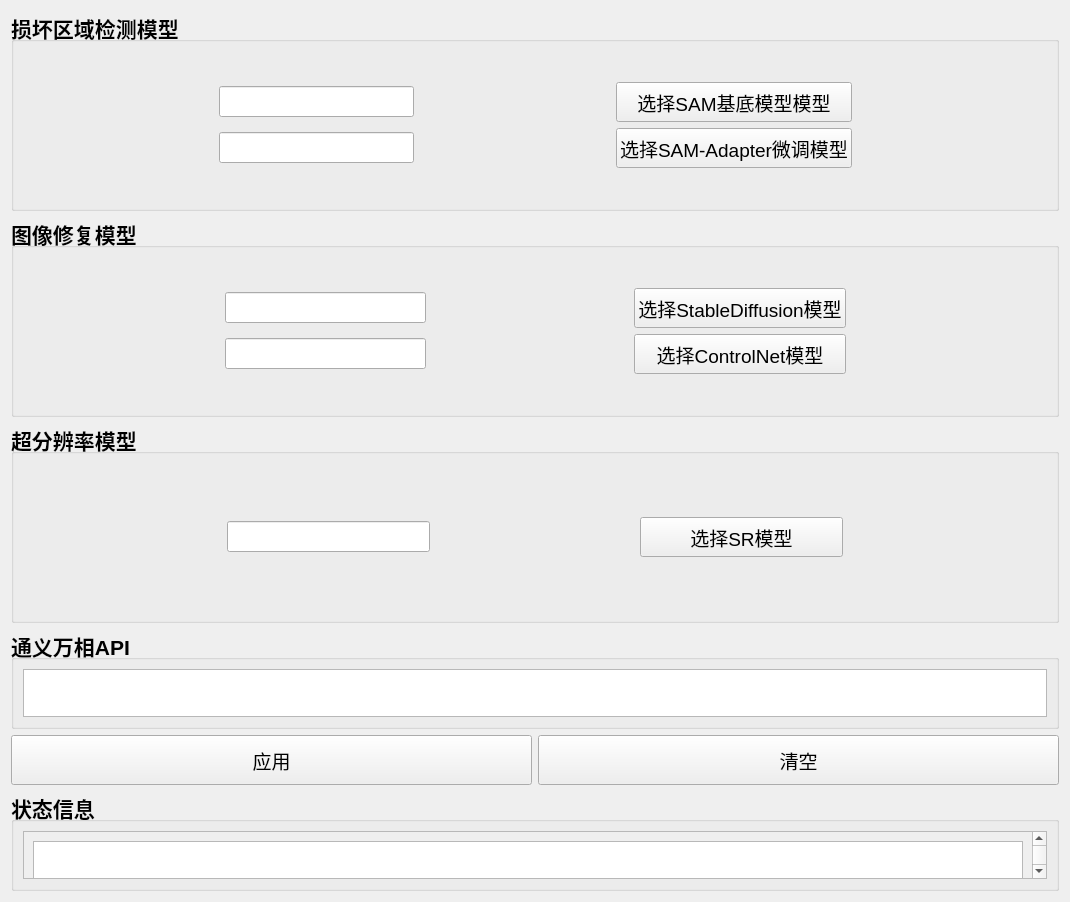
          <widget class="QWidget" name="scrollAreaWidgetContents_2">
           <property name="geometry">
            <rect>
             <x>0</x>
             <y>0</y>
             <width>1070</width>
             <height>902</height>
            </rect>
           </property>
           <layout class="QGridLayout" name="gridLayout_2">
            <item row="0" column="0">
             <layout class="QVBoxLayout" name="verticalLayout_2">
              <item alignment="Qt::AlignmentFlag::AlignVCenter">
               <widget class="QGroupBox" name="groupBox_Seg">
                <property name="minimumSize">
                 <size>
                  <width>0</width>
                  <height>200</height>
                 </size>
                </property>
                <property name="font">
                 <font>
                  <pointsize>16</pointsize>
                  <bold>true</bold>
                 </font>
                </property>
                <property name="title">
                 <string>损坏区域检测模型</string>
                </property>
                <layout class="QVBoxLayout" name="verticalLayout">
                 <item>
                  <layout class="QGridLayout" name="gridLayout_4">
                   <item row="0" column="0">
                    <spacer name="horizontalSpacer_2">
                     <property name="orientation">
                      <enum>Qt::Orientation::Horizontal</enum>
                     </property>
                     <property name="sizeHint" stdset="0">
                      <size>
                       <width>40</width>
                       <height>20</height>
                      </size>
                     </property>
                    </spacer>
                   </item>
                   <item row="0" column="2">
                    <spacer name="horizontalSpacer">
                     <property name="orientation">
                      <enum>Qt::Orientation::Horizontal</enum>
                     </property>
                     <property name="sizeHint" stdset="0">
                      <size>
                       <width>40</width>
                       <height>20</height>
                      </size>
                     </property>
                    </spacer>
                   </item>
                   <item row="0" column="3">
                    <widget class="QPushButton" name="pushButton_SAM_base_model_chose">
                     <property name="sizePolicy">
                      <sizepolicy hsizetype="MinimumExpanding" vsizetype="Fixed">
                       <horstretch>0</horstretch>
                       <verstretch>0</verstretch>
                      </sizepolicy>
                     </property>
                     <property name="minimumSize">
                      <size>
                       <width>60</width>
                       <height>40</height>
                      </size>
                     </property>
                     <property name="font">
                      <font>
                       <pointsize>14</pointsize>
                       <bold>false</bold>
                      </font>
                     </property>
                     <property name="text">
                      <string>选择SAM基底模型模型</string>
                     </property>
                    </widget>
                   </item>
                   <item row="1" column="1">
                    <widget class="QLineEdit" name="lineEdit_SAM_finetune_model_path">
                     <property name="sizePolicy">
                      <sizepolicy hsizetype="MinimumExpanding" vsizetype="Fixed">
                       <horstretch>0</horstretch>
                       <verstretch>0</verstretch>
                      </sizepolicy>
                     </property>
                     <property name="minimumSize">
                      <size>
                       <width>0</width>
                       <height>30</height>
                      </size>
                     </property>
                     <property name="font">
                      <font>
                       <pointsize>14</pointsize>
                       <bold>false</bold>
                      </font>
                     </property>
                     <property name="readOnly">
                      <bool>true</bool>
                     </property>
                    </widget>
                   </item>
                   <item row="1" column="3">
                    <widget class="QPushButton" name="pushButton_SAM_finetune_model_chose">
                     <property name="sizePolicy">
                      <sizepolicy hsizetype="MinimumExpanding" vsizetype="Fixed">
                       <horstretch>0</horstretch>
                       <verstretch>0</verstretch>
                      </sizepolicy>
                     </property>
                     <property name="minimumSize">
                      <size>
                       <width>60</width>
                       <height>40</height>
                      </size>
                     </property>
                     <property name="font">
                      <font>
                       <pointsize>14</pointsize>
                       <bold>false</bold>
                      </font>
                     </property>
                     <property name="text">
                      <string>选择SAM-Adapter微调模型</string>
                     </property>
                    </widget>
                   </item>
                   <item row="0" column="1">
                    <widget class="QLineEdit" name="lineEdit_SAM_base_model_path">
                     <property name="sizePolicy">
                      <sizepolicy hsizetype="MinimumExpanding" vsizetype="Fixed">
                       <horstretch>0</horstretch>
                       <verstretch>0</verstretch>
                      </sizepolicy>
                     </property>
                     <property name="minimumSize">
                      <size>
                       <width>0</width>
                       <height>30</height>
                      </size>
                     </property>
                     <property name="font">
                      <font>
                       <pointsize>14</pointsize>
                       <bold>false</bold>
                      </font>
                     </property>
                     <property name="readOnly">
                      <bool>true</bool>
                     </property>
                    </widget>
                   </item>
                   <item row="0" column="4">
                    <spacer name="horizontalSpacer_3">
                     <property name="orientation">
                      <enum>Qt::Orientation::Horizontal</enum>
                     </property>
                     <property name="sizeHint" stdset="0">
                      <size>
                       <width>40</width>
                       <height>20</height>
                      </size>
                     </property>
                    </spacer>
                   </item>
                  </layout>
                 </item>
                </layout>
               </widget>
              </item>
              <item>
               <widget class="QGroupBox" name="groupBox_2">
                <property name="minimumSize">
                 <size>
                  <width>0</width>
                  <height>200</height>
                 </size>
                </property>
                <property name="font">
                 <font>
                  <pointsize>16</pointsize>
                  <bold>true</bold>
                 </font>
                </property>
                <property name="title">
                 <string>图像修复模型</string>
                </property>
                <layout class="QVBoxLayout" name="verticalLayout_17">
                 <item>
                  <layout class="QGridLayout" name="gridLayout_6">
                   <item row="0" column="3">
                    <widget class="QPushButton" name="pushButton_sd_model_chose">
                     <property name="sizePolicy">
                      <sizepolicy hsizetype="MinimumExpanding" vsizetype="Fixed">
                       <horstretch>0</horstretch>
                       <verstretch>0</verstretch>
                      </sizepolicy>
                     </property>
                     <property name="minimumSize">
                      <size>
                       <width>60</width>
                       <height>40</height>
                      </size>
                     </property>
                     <property name="font">
                      <font>
                       <pointsize>14</pointsize>
                       <bold>false</bold>
                      </font>
                     </property>
                     <property name="text">
                      <string>选择StableDiffusion模型</string>
                     </property>
                    </widget>
                   </item>
                   <item row="0" column="0">
                    <spacer name="horizontalSpacer_4">
                     <property name="orientation">
                      <enum>Qt::Orientation::Horizontal</enum>
                     </property>
                     <property name="sizeHint" stdset="0">
                      <size>
                       <width>40</width>
                       <height>20</height>
                      </size>
                     </property>
                    </spacer>
                   </item>
                   <item row="1" column="1">
                    <widget class="QLineEdit" name="lineEdit_controlnet_model_path">
                     <property name="sizePolicy">
                      <sizepolicy hsizetype="MinimumExpanding" vsizetype="Fixed">
                       <horstretch>0</horstretch>
                       <verstretch>0</verstretch>
                      </sizepolicy>
                     </property>
                     <property name="minimumSize">
                      <size>
                       <width>0</width>
                       <height>30</height>
                      </size>
                     </property>
                     <property name="font">
                      <font>
                       <pointsize>14</pointsize>
                       <bold>false</bold>
                      </font>
                     </property>
                     <property name="readOnly">
                      <bool>true</bool>
                     </property>
                    </widget>
                   </item>
                   <item row="0" column="2">
                    <spacer name="horizontalSpacer_5">
                     <property name="orientation">
                      <enum>Qt::Orientation::Horizontal</enum>
                     </property>
                     <property name="sizeHint" stdset="0">
                      <size>
                       <width>40</width>
                       <height>20</height>
                      </size>
                     </property>
                    </spacer>
                   </item>
                   <item row="1" column="3">
                    <widget class="QPushButton" name="pushButton_controlnet_model_chose">
                     <property name="sizePolicy">
                      <sizepolicy hsizetype="MinimumExpanding" vsizetype="Fixed">
                       <horstretch>0</horstretch>
                       <verstretch>0</verstretch>
                      </sizepolicy>
                     </property>
                     <property name="minimumSize">
                      <size>
                       <width>60</width>
                       <height>40</height>
                      </size>
                     </property>
                     <property name="font">
                      <font>
                       <pointsize>14</pointsize>
                       <bold>false</bold>
                      </font>
                     </property>
                     <property name="text">
                      <string>选择ControlNet模型</string>
                     </property>
                    </widget>
                   </item>
                   <item row="0" column="1">
                    <widget class="QLineEdit" name="lineEdit_sd_model_path">
                     <property name="sizePolicy">
                      <sizepolicy hsizetype="MinimumExpanding" vsizetype="Fixed">
                       <horstretch>0</horstretch>
                       <verstretch>0</verstretch>
                      </sizepolicy>
                     </property>
                     <property name="minimumSize">
                      <size>
                       <width>0</width>
                       <height>30</height>
                      </size>
                     </property>
                     <property name="font">
                      <font>
                       <pointsize>14</pointsize>
                       <bold>false</bold>
                      </font>
                     </property>
                     <property name="readOnly">
                      <bool>true</bool>
                     </property>
                    </widget>
                   </item>
                   <item row="0" column="4">
                    <spacer name="horizontalSpacer_6">
                     <property name="orientation">
                      <enum>Qt::Orientation::Horizontal</enum>
                     </property>
                     <property name="sizeHint" stdset="0">
                      <size>
                       <width>40</width>
                       <height>20</height>
                      </size>
                     </property>
                    </spacer>
                   </item>
                  </layout>
                 </item>
                </layout>
               </widget>
              </item>
              <item>
               <widget class="QGroupBox" name="groupBox_3">
                <property name="minimumSize">
                 <size>
                  <width>0</width>
                  <height>200</height>
                 </size>
                </property>
                <property name="font">
                 <font>
                  <pointsize>16</pointsize>
                  <bold>true</bold>
                 </font>
                </property>
                <property name="title">
                 <string>超分辨率模型</string>
                </property>
                <layout class="QVBoxLayout" name="verticalLayout_21">
                 <item>
                  <layout class="QGridLayout" name="gridLayout_12">
                   <item row="0" column="0">
                    <spacer name="horizontalSpacer_16">
                     <property name="orientation">
                      <enum>Qt::Orientation::Horizontal</enum>
                     </property>
                     <property name="sizeHint" stdset="0">
                      <size>
                       <width>40</width>
                       <height>20</height>
                      </size>
                     </property>
                    </spacer>
                   </item>
                   <item row="0" column="2">
                    <spacer name="horizontalSpacer_15">
                     <property name="orientation">
                      <enum>Qt::Orientation::Horizontal</enum>
                     </property>
                     <property name="sizeHint" stdset="0">
                      <size>
                       <width>40</width>
                       <height>20</height>
                      </size>
                     </property>
                    </spacer>
                   </item>
                   <item row="0" column="1">
                    <widget class="QLineEdit" name="lineEdit_sr_model_path">
                     <property name="sizePolicy">
                      <sizepolicy hsizetype="MinimumExpanding" vsizetype="Fixed">
                       <horstretch>0</horstretch>
                       <verstretch>0</verstretch>
                      </sizepolicy>
                     </property>
                     <property name="minimumSize">
                      <size>
                       <width>60</width>
                       <height>30</height>
                      </size>
                     </property>
                     <property name="font">
                      <font>
                       <pointsize>14</pointsize>
                       <bold>false</bold>
                      </font>
                     </property>
                     <property name="readOnly">
                      <bool>true</bool>
                     </property>
                    </widget>
                   </item>
                   <item row="0" column="3">
                    <widget class="QPushButton" name="pushButton_sr_model_chose">
                     <property name="sizePolicy">
                      <sizepolicy hsizetype="MinimumExpanding" vsizetype="Fixed">
                       <horstretch>0</horstretch>
                       <verstretch>0</verstretch>
                      </sizepolicy>
                     </property>
                     <property name="minimumSize">
                      <size>
                       <width>60</width>
                       <height>40</height>
                      </size>
                     </property>
                     <property name="font">
                      <font>
                       <pointsize>14</pointsize>
                       <bold>false</bold>
                      </font>
                     </property>
                     <property name="text">
                      <string>选择SR模型</string>
                     </property>
                    </widget>
                   </item>
                   <item row="0" column="4">
                    <spacer name="horizontalSpacer_17">
                     <property name="orientation">
                      <enum>Qt::Orientation::Horizontal</enum>
                     </property>
                     <property name="sizeType">
                      <enum>QSizePolicy::Policy::MinimumExpanding</enum>
                     </property>
                     <property name="sizeHint" stdset="0">
                      <size>
                       <width>40</width>
                       <height>20</height>
                      </size>
                     </property>
                    </spacer>
                   </item>
                  </layout>
                 </item>
                </layout>
               </widget>
              </item>
              <item>
               <widget class="QGroupBox" name="groupBox_4">
                <property name="minimumSize">
                 <size>
                  <width>0</width>
                  <height>100</height>
                 </size>
                </property>
                <property name="font">
                 <font>
                  <pointsize>16</pointsize>
                  <bold>true</bold>
                 </font>
                </property>
                <property name="title">
                 <string>通义万相API</string>
                </property>
                <layout class="QVBoxLayout" name="verticalLayout_9">
                 <item>
                  <widget class="QTextEdit" name="textEdit_api_key">
                   <property name="font">
                    <font>
                     <pointsize>14</pointsize>
                     <bold>false</bold>
                    </font>
                   </property>
                  </widget>
                 </item>
                </layout>
               </widget>
              </item>
              <item>
               <layout class="QHBoxLayout" name="horizontalLayout">
                <item>
                 <widget class="QPushButton" name="pushButton_application">
                  <property name="minimumSize">
                   <size>
                    <width>0</width>
                    <height>50</height>
                   </size>
                  </property>
                  <property name="font">
                   <font>
                    <pointsize>14</pointsize>
                    <bold>false</bold>
                   </font>
                  </property>
                  <property name="text">
                   <string>应用</string>
                  </property>
                 </widget>
                </item>
                <item>
                 <widget class="QPushButton" name="pushButton_clean">
                  <property name="minimumSize">
                   <size>
                    <width>0</width>
                    <height>50</height>
                   </size>
                  </property>
                  <property name="font">
                   <font>
                    <pointsize>14</pointsize>
                    <bold>false</bold>
                   </font>
                  </property>
                  <property name="text">
                   <string>清空</string>
                  </property>
                 </widget>
                </item>
               </layout>
              </item>
              <item>
               <widget class="QGroupBox" name="groupBox_5">
                <property name="minimumSize">
                 <size>
                  <width>0</width>
                  <height>100</height>
                 </size>
                </property>
                <property name="font">
                 <font>
                  <pointsize>16</pointsize>
                  <bold>true</bold>
                 </font>
                </property>
                <property name="title">
                 <string>状态信息</string>
                </property>
                <layout class="QVBoxLayout" name="verticalLayout_6">
                 <item>
                  <widget class="QScrollArea" name="scrollArea_3">
                   <property name="widgetResizable">
                    <bool>true</bool>
                   </property>
                   <widget class="QWidget" name="scrollAreaWidgetContents_4">
                    <property name="geometry">
                     <rect>
                      <x>0</x>
                      <y>0</y>
                      <width>1016</width>
                      <height>74</height>
                     </rect>
                    </property>
                    <layout class="QVBoxLayout" name="verticalLayout_5">
                     <item>
                      <widget class="QTextEdit" name="textEdit_status">
                       <property name="minimumSize">
                        <size>
                         <width>0</width>
                         <height>0</height>
                        </size>
                       </property>
                       <property name="maximumSize">
                        <size>
                         <width>16777215</width>
                         <height>75</height>
                        </size>
                       </property>
                       <property name="font">
                        <font>
                         <pointsize>14</pointsize>
                         <bold>false</bold>
                        </font>
                       </property>
                       <property name="readOnly">
                        <bool>true</bool>
                       </property>
                      </widget>
                     </item>
                    </layout>
                   </widget>
                  </widget>
                 </item>
                </layout>
               </widget>
              </item>
             </layout>
            </item>
           </layout>
          </widget>
